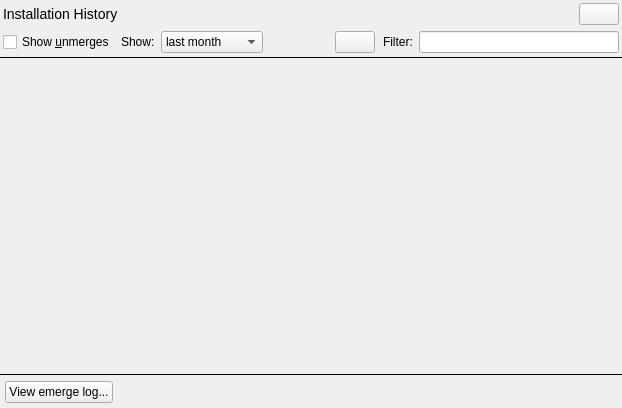
<?xml version="1.0" encoding="UTF-8"?>
<ui version="4.0">
 <class>HistoryBase</class>
 <widget class="QWidget" name="HistoryBase">
  <property name="geometry">
   <rect>
    <x>0</x>
    <y>0</y>
    <width>622</width>
    <height>408</height>
   </rect>
  </property>
  <property name="windowTitle">
   <string>Form3</string>
  </property>
  <layout class="QGridLayout">
   <property name="margin">
    <number>0</number>
   </property>
   <property name="spacing">
    <number>0</number>
   </property>
   <item row="1" column="0">
    <widget class="Line" name="line1">
     <property name="frameShape">
      <enum>QFrame::HLine</enum>
     </property>
     <property name="frameShadow">
      <enum>QFrame::Plain</enum>
     </property>
     <property name="lineWidth">
      <number>1</number>
     </property>
    </widget>
   </item>
   <item row="4" column="0">
    <layout class="QGridLayout">
     <property name="margin">
      <number>5</number>
     </property>
     <item row="0" column="0">
      <widget class="KPushButton" name="pbView">
       <property name="text">
        <string>View emerge log...</string>
       </property>
      </widget>
     </item>
     <item row="0" column="1">
      <spacer name="spacer2">
       <property name="orientation">
        <enum>Qt::Horizontal</enum>
       </property>
       <property name="sizeType">
        <enum>QSizePolicy::Expanding</enum>
       </property>
       <property name="sizeHint" stdset="0">
        <size>
         <width>381</width>
         <height>20</height>
        </size>
       </property>
      </spacer>
     </item>
    </layout>
   </item>
   <item row="3" column="0">
    <widget class="Line" name="line1_2">
     <property name="frameShape">
      <enum>QFrame::HLine</enum>
     </property>
     <property name="frameShadow">
      <enum>QFrame::Plain</enum>
     </property>
     <property name="lineWidth">
      <number>1</number>
     </property>
    </widget>
   </item>
   <item row="2" column="0">
    <widget class="HistoryListView" name="historyView" native="true">
     <property name="minimumSize">
      <size>
       <width>0</width>
       <height>0</height>
      </size>
     </property>
    </widget>
   </item>
   <item row="0" column="0">
    <layout class="QGridLayout">
     <property name="margin">
      <number>3</number>
     </property>
     <item row="1" column="5">
      <widget class="QLabel" name="textLabel1_2">
       <property name="sizePolicy">
        <sizepolicy hsizetype="Minimum" vsizetype="Minimum">
         <horstretch>0</horstretch>
         <verstretch>0</verstretch>
        </sizepolicy>
       </property>
       <property name="lineWidth">
        <number>0</number>
       </property>
       <property name="text">
        <string>Filter:</string>
       </property>
       <property name="alignment">
        <set>Qt::AlignLeading|Qt::AlignLeft|Qt::AlignVCenter</set>
       </property>
       <property name="wordWrap">
        <bool>false</bool>
       </property>
       <property name="margin">
        <number>0</number>
       </property>
       <property name="indent">
        <number>2</number>
       </property>
      </widget>
     </item>
     <item row="1" column="0">
      <widget class="QCheckBox" name="viewUnmerges">
       <property name="text">
        <string>Show &amp;unmerges</string>
       </property>
       <property name="shortcut">
        <string>Alt+U</string>
       </property>
      </widget>
     </item>
     <item row="0" column="0" colspan="5">
      <widget class="QLabel" name="textLabel1">
       <property name="sizePolicy">
        <sizepolicy hsizetype="MinimumExpanding" vsizetype="Fixed">
         <horstretch>0</horstretch>
         <verstretch>0</verstretch>
        </sizepolicy>
       </property>
       <property name="text">
        <string>&lt;font size=&quot;+1&quot;&gt;Installation History&lt;/font&gt;</string>
       </property>
       <property name="wordWrap">
        <bool>false</bool>
       </property>
      </widget>
     </item>
     <item row="0" column="6">
      <spacer name="spacer3">
       <property name="orientation">
        <enum>Qt::Horizontal</enum>
       </property>
       <property name="sizeType">
        <enum>QSizePolicy::Expanding</enum>
       </property>
       <property name="sizeHint" stdset="0">
        <size>
         <width>90</width>
         <height>20</height>
        </size>
       </property>
      </spacer>
     </item>
     <item row="1" column="3">
      <spacer name="spacer5">
       <property name="orientation">
        <enum>Qt::Horizontal</enum>
       </property>
       <property name="sizeType">
        <enum>QSizePolicy::Expanding</enum>
       </property>
       <property name="sizeHint" stdset="0">
        <size>
         <width>16</width>
         <height>20</height>
        </size>
       </property>
      </spacer>
     </item>
     <item row="1" column="4">
      <widget class="QPushButton" name="pbClearFilter">
       <property name="sizePolicy">
        <sizepolicy hsizetype="Fixed" vsizetype="Fixed">
         <horstretch>0</horstretch>
         <verstretch>0</verstretch>
        </sizepolicy>
       </property>
       <property name="toolTip">
        <string>Clear filter</string>
       </property>
       <property name="text">
        <string/>
       </property>
      </widget>
     </item>
     <item row="1" column="6" colspan="2">
      <widget class="KTreeWidgetSearchLine" name="historyFilter">
       <property name="sizePolicy">
        <sizepolicy hsizetype="Preferred" vsizetype="Fixed">
         <horstretch>0</horstretch>
         <verstretch>0</verstretch>
        </sizepolicy>
       </property>
       <property name="minimumSize">
        <size>
         <width>200</width>
         <height>0</height>
        </size>
       </property>
      </widget>
     </item>
     <item row="1" column="1">
      <widget class="QLabel" name="textLabel1_2_2">
       <property name="text">
        <string>Show:</string>
       </property>
       <property name="wordWrap">
        <bool>false</bool>
       </property>
      </widget>
     </item>
     <item row="0" column="7">
      <widget class="KPushButton" name="pbWhatsThis">
       <property name="sizePolicy">
        <sizepolicy hsizetype="Fixed" vsizetype="Fixed">
         <horstretch>0</horstretch>
         <verstretch>0</verstretch>
        </sizepolicy>
       </property>
       <property name="text">
        <string/>
       </property>
      </widget>
     </item>
     <item row="1" column="2">
      <widget class="QComboBox" name="cbDays">
       <property name="currentIndex">
        <number>1</number>
       </property>
       <item>
        <property name="text">
         <string>last week</string>
        </property>
       </item>
       <item>
        <property name="text">
         <string>last month</string>
        </property>
       </item>
       <item>
        <property name="text">
         <string>last 6 months</string>
        </property>
       </item>
       <item>
        <property name="text">
         <string>last year</string>
        </property>
       </item>
       <item>
        <property name="text">
         <string>all</string>
        </property>
       </item>
      </widget>
     </item>
    </layout>
   </item>
  </layout>
 </widget>
 <layoutdefault spacing="6" margin="11"/>
 <customwidgets>
  <customwidget>
   <class>KTreeWidgetSearchLine</class>
   <extends>KLineEdit</extends>
   <header>ktreewidgetsearchline.h</header>
  </customwidget>
  <customwidget>
   <class>KPushButton</class>
   <extends>QPushButton</extends>
   <header>kpushbutton.h</header>
  </customwidget>
  <customwidget>
   <class>KLineEdit</class>
   <extends>QLineEdit</extends>
   <header>klineedit.h</header>
  </customwidget>
  <customwidget>
   <class>HistoryListView</class>
   <extends>QWidget</extends>
   <header>historylistview.h</header>
   <container>1</container>
  </customwidget>
 </customwidgets>
 <includes>
  <include location="local">kpushbutton.h</include>
  <include location="local">historylistview.h</include>
  <include location="local">kpushbutton.h</include>
 </includes>
 <resources/>
 <connections/>
</ui>
